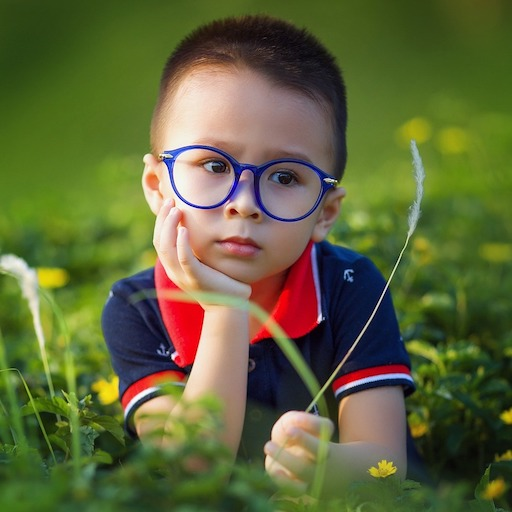
#> input picture data/images/sample.jpg, 512 x 512 px
$ python 36_cannny.py
#> lines starting #> are read from the running program, lines starting #| are printed output that depends on the picture; after the words box and inside, x2 and y2 are one past the last pixel; in counts of white or black regions, pixels touching at a corner belong together
## 이미지를 날카롭게 만든후 엣지를 찾아서 큰 쓰레숄더(색변화가 큰거)와 작은 쓰레숄더를 적용해,
## 연결한다.
## 캐니엣지는 그레이스케일을 이용한다.

import cv2
import numpy as np

img = cv2.imread('data/images/sample.jpg', 0)
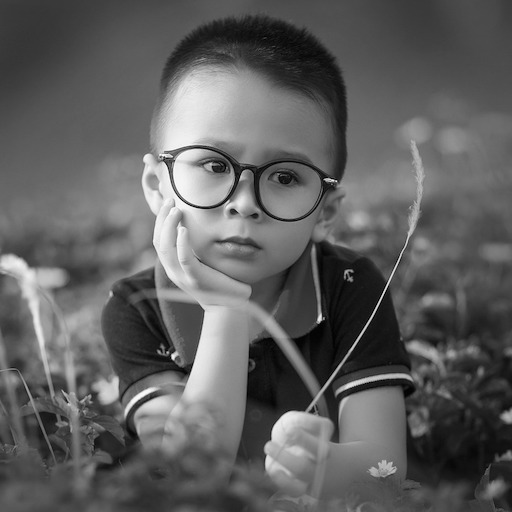
#> img: shape (512, 512); min 0, max 255, mean 94.7

cv2.imshow('gray', img)

# 하이쓰레숄드
threshold_1 = 120
# 로우쓰레숄드
threshold_2 = 200

result = cv2.Canny(img, threshold_1, threshold_2)
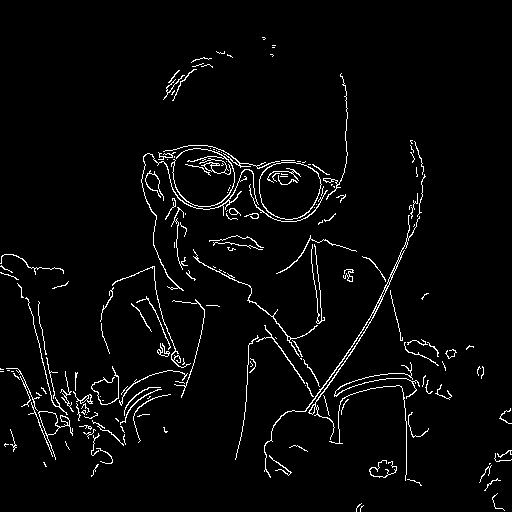
#> result: shape (512, 512); 3.2% white in thin lines or dots

cv2.imshow('result', result)

cv2.waitKey()
cv2.destroyAllWindows()
